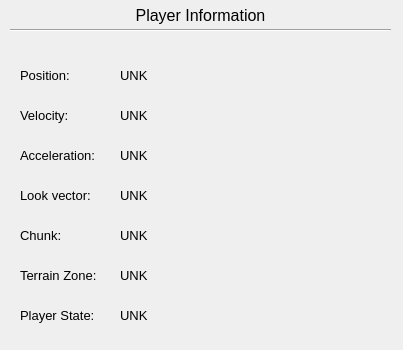
<?xml version="1.0" encoding="UTF-8"?>
<ui version="4.0">
 <class>PlayerInfo</class>
 <widget class="QWidget" name="PlayerInfo">
  <property name="geometry">
   <rect>
    <x>0</x>
    <y>0</y>
    <width>403</width>
    <height>350</height>
   </rect>
  </property>
  <property name="windowTitle">
   <string>Form</string>
  </property>
  <widget class="Line" name="line">
   <property name="geometry">
    <rect>
     <x>10</x>
     <y>20</y>
     <width>381</width>
     <height>20</height>
    </rect>
   </property>
   <property name="orientation">
    <enum>Qt::Horizontal</enum>
   </property>
  </widget>
  <widget class="QLabel" name="label">
   <property name="geometry">
    <rect>
     <x>10</x>
     <y>0</y>
     <width>381</width>
     <height>31</height>
    </rect>
   </property>
   <property name="font">
    <font>
     <pointsize>12</pointsize>
    </font>
   </property>
   <property name="text">
    <string>Player Information</string>
   </property>
   <property name="alignment">
    <set>Qt::AlignCenter</set>
   </property>
  </widget>
  <widget class="QLabel" name="label_2">
   <property name="geometry">
    <rect>
     <x>20</x>
     <y>60</y>
     <width>71</width>
     <height>31</height>
    </rect>
   </property>
   <property name="font">
    <font>
     <pointsize>10</pointsize>
    </font>
   </property>
   <property name="text">
    <string>Position:</string>
   </property>
  </widget>
  <widget class="QLabel" name="posLabel">
   <property name="geometry">
    <rect>
     <x>120</x>
     <y>60</y>
     <width>271</width>
     <height>31</height>
    </rect>
   </property>
   <property name="font">
    <font>
     <pointsize>10</pointsize>
    </font>
   </property>
   <property name="text">
    <string>UNK</string>
   </property>
  </widget>
  <widget class="QLabel" name="label_4">
   <property name="geometry">
    <rect>
     <x>20</x>
     <y>100</y>
     <width>71</width>
     <height>31</height>
    </rect>
   </property>
   <property name="font">
    <font>
     <pointsize>10</pointsize>
    </font>
   </property>
   <property name="text">
    <string>Velocity:</string>
   </property>
  </widget>
  <widget class="QLabel" name="velLabel">
   <property name="geometry">
    <rect>
     <x>120</x>
     <y>100</y>
     <width>271</width>
     <height>31</height>
    </rect>
   </property>
   <property name="font">
    <font>
     <pointsize>10</pointsize>
    </font>
   </property>
   <property name="text">
    <string>UNK</string>
   </property>
  </widget>
  <widget class="QLabel" name="label_6">
   <property name="geometry">
    <rect>
     <x>20</x>
     <y>140</y>
     <width>81</width>
     <height>31</height>
    </rect>
   </property>
   <property name="font">
    <font>
     <pointsize>10</pointsize>
    </font>
   </property>
   <property name="text">
    <string>Acceleration:</string>
   </property>
  </widget>
  <widget class="QLabel" name="accLabel">
   <property name="geometry">
    <rect>
     <x>120</x>
     <y>140</y>
     <width>271</width>
     <height>31</height>
    </rect>
   </property>
   <property name="font">
    <font>
     <pointsize>10</pointsize>
    </font>
   </property>
   <property name="text">
    <string>UNK</string>
   </property>
  </widget>
  <widget class="QLabel" name="lookLabel">
   <property name="geometry">
    <rect>
     <x>120</x>
     <y>180</y>
     <width>271</width>
     <height>31</height>
    </rect>
   </property>
   <property name="font">
    <font>
     <pointsize>10</pointsize>
    </font>
   </property>
   <property name="text">
    <string>UNK</string>
   </property>
  </widget>
  <widget class="QLabel" name="label_9">
   <property name="geometry">
    <rect>
     <x>20</x>
     <y>180</y>
     <width>81</width>
     <height>31</height>
    </rect>
   </property>
   <property name="font">
    <font>
     <pointsize>10</pointsize>
    </font>
   </property>
   <property name="text">
    <string>Look vector:</string>
   </property>
  </widget>
  <widget class="QLabel" name="label_10">
   <property name="geometry">
    <rect>
     <x>20</x>
     <y>220</y>
     <width>81</width>
     <height>31</height>
    </rect>
   </property>
   <property name="font">
    <font>
     <pointsize>10</pointsize>
    </font>
   </property>
   <property name="text">
    <string>Chunk:</string>
   </property>
  </widget>
  <widget class="QLabel" name="chunkLabel">
   <property name="geometry">
    <rect>
     <x>120</x>
     <y>220</y>
     <width>271</width>
     <height>31</height>
    </rect>
   </property>
   <property name="font">
    <font>
     <pointsize>10</pointsize>
    </font>
   </property>
   <property name="text">
    <string>UNK</string>
   </property>
  </widget>
  <widget class="QLabel" name="label_11">
   <property name="geometry">
    <rect>
     <x>20</x>
     <y>260</y>
     <width>91</width>
     <height>31</height>
    </rect>
   </property>
   <property name="font">
    <font>
     <pointsize>10</pointsize>
    </font>
   </property>
   <property name="text">
    <string>Terrain Zone:</string>
   </property>
  </widget>
  <widget class="QLabel" name="zoneLabel">
   <property name="geometry">
    <rect>
     <x>120</x>
     <y>260</y>
     <width>271</width>
     <height>31</height>
    </rect>
   </property>
   <property name="font">
    <font>
     <pointsize>10</pointsize>
    </font>
   </property>
   <property name="text">
    <string>UNK</string>
   </property>
  </widget>
  <widget class="QLabel" name="playerStateLabel">
   <property name="geometry">
    <rect>
     <x>120</x>
     <y>300</y>
     <width>271</width>
     <height>31</height>
    </rect>
   </property>
   <property name="font">
    <font>
     <pointsize>10</pointsize>
    </font>
   </property>
   <property name="text">
    <string>UNK</string>
   </property>
  </widget>
  <widget class="QLabel" name="label_12">
   <property name="geometry">
    <rect>
     <x>20</x>
     <y>300</y>
     <width>91</width>
     <height>31</height>
    </rect>
   </property>
   <property name="font">
    <font>
     <pointsize>10</pointsize>
    </font>
   </property>
   <property name="text">
    <string>Player State:</string>
   </property>
  </widget>
 </widget>
 <resources/>
 <connections/>
</ui>
